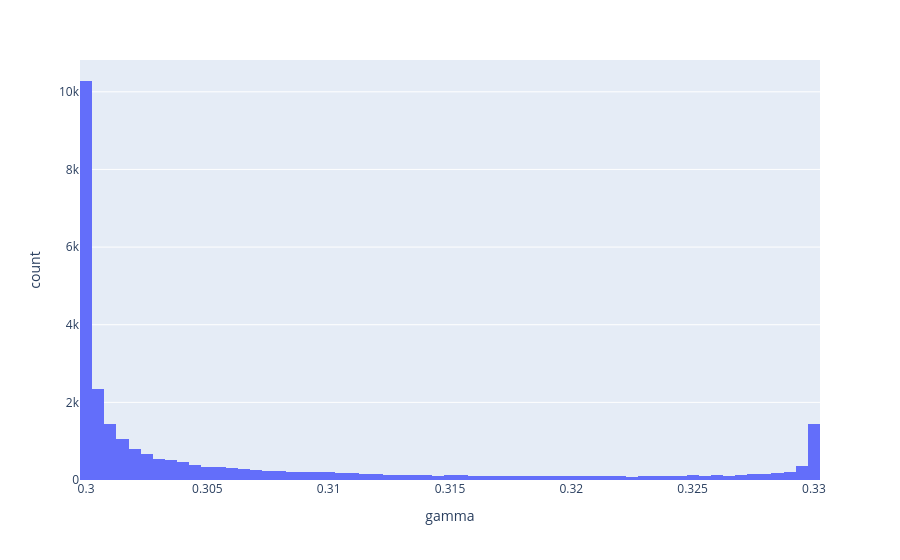
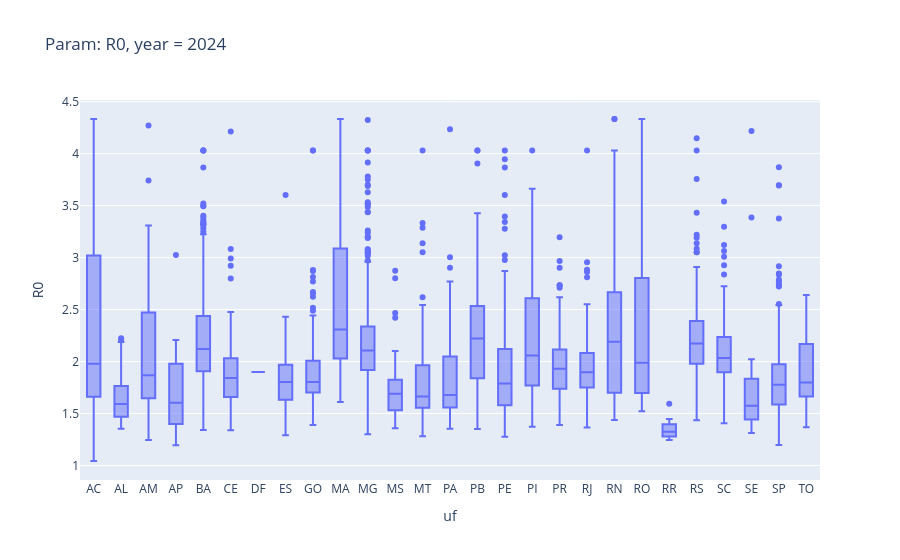
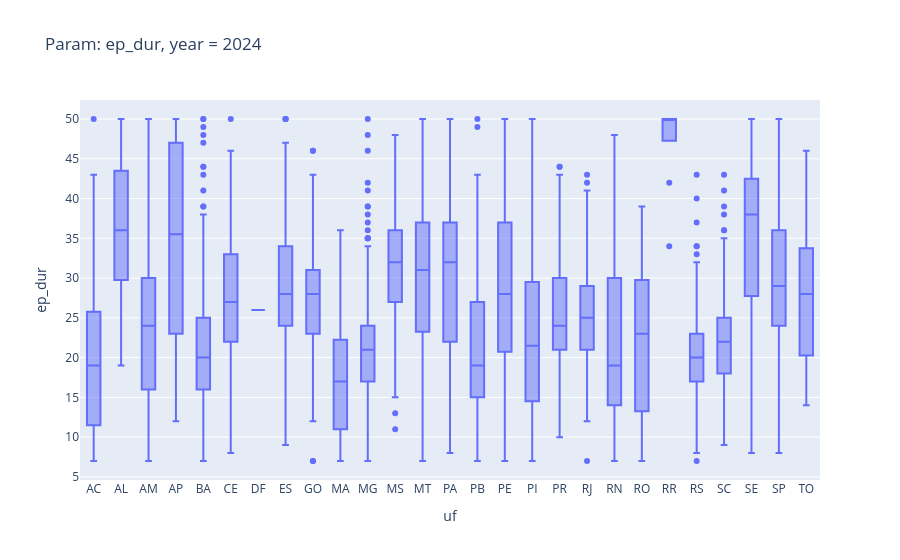

Notebook source saved alongside these figures, in order:
### Code cell
df = episcanner_main_df

# --- Plot distribution of gammas, just to check the range of values
from scipy.stats import gaussian_kde
gamma_kde = gaussian_kde(df["gamma"])

fig = px.histogram(
    df, x="gamma"
)
fig.show()
save_tmp_plotly_fig(fig, "episcanner_gamma_hist")

# --- Plot per-state distributions of key parameters, to see their spatial variability
year = 2024
y_variables = ["R0", "ep_dur"]

for y_variable in y_variables:
    fig = px.box(
        df.loc[df["year"] == year], x="uf", y=y_variable, title=f"Param: {y_variable}, year = {year}"
    )

    fig.show()
    name = f"episcanner_uf_dists/boxplot_{y_variable}_{year}"
    save_tmp_plotly_fig(fig, name)

### Figure 1 — Plotly figure (JSON) as saved in the notebook; plotly's stock layout.template omitted (floating-point values rounded to 4 significant figures; data arrays with more than 128 entries replaced by an {"elided": "..."} marker saying what was removed)
{"data": [{"bingroup": "x", "hovertemplate": "gamma=%{x}<br>count=%{y}<extra></extra>", "legendgroup": "", "marker": {"color": "#636efa", "pattern": {"shape": ""}}, "name": "", "orientation": "v", "showlegend": false, "x": {"elided": "27752 float values"}, "xaxis": "x", "yaxis": "y", "type": "histogram"}], "layout": {"xaxis": {"anchor": "y", "domain": [0.0, 1.0], "title": {"text": "gamma"}}, "yaxis": {"anchor": "x", "domain": [0.0, 1.0], "title": {"text": "count"}}, "legend": {"tracegroupgap": 0}, "margin": {"t": 60}, "barmode": "relative"}}

### Figure 2 — Plotly figure (JSON) as saved in the notebook; plotly's stock layout.template omitted (floating-point values rounded to 4 significant figures; data arrays with more than 128 entries replaced by an {"elided": "..."} marker saying what was removed)
{"data": [{"alignmentgroup": "True", "hovertemplate": "uf=%{x}<br>R0=%{y}<extra></extra>", "legendgroup": "", "marker": {"color": "#636efa"}, "name": "", "notched": false, "offsetgroup": "", "orientation": "v", "showlegend": false, "x": {"elided": "3818 str values"}, "x0": " ", "xaxis": "x", "y": {"elided": "3818 float values"}, "y0": " ", "yaxis": "y", "type": "box"}], "layout": {"xaxis": {"anchor": "y", "domain": [0.0, 1.0], "title": {"text": "uf"}}, "yaxis": {"anchor": "x", "domain": [0.0, 1.0], "title": {"text": "R0"}}, "legend": {"tracegroupgap": 0}, "title": {"text": "Param: R0, year = 2024"}, "boxmode": "group"}}

### Figure 3 — Plotly figure (JSON) as saved in the notebook; plotly's stock layout.template omitted (floating-point values rounded to 4 significant figures; data arrays with more than 128 entries replaced by an {"elided": "..."} marker saying what was removed)
{"data": [{"alignmentgroup": "True", "hovertemplate": "uf=%{x}<br>ep_dur=%{y}<extra></extra>", "legendgroup": "", "marker": {"color": "#636efa"}, "name": "", "notched": false, "offsetgroup": "", "orientation": "v", "showlegend": false, "x": {"elided": "3818 str values"}, "x0": " ", "xaxis": "x", "y": {"elided": "3818 float values"}, "y0": " ", "yaxis": "y", "type": "box"}], "layout": {"xaxis": {"anchor": "y", "domain": [0.0, 1.0], "title": {"text": "uf"}}, "yaxis": {"anchor": "x", "domain": [0.0, 1.0], "title": {"text": "ep_dur"}}, "legend": {"tracegroupgap": 0}, "title": {"text": "Param: ep_dur, year = 2024"}, "boxmode": "group"}}
